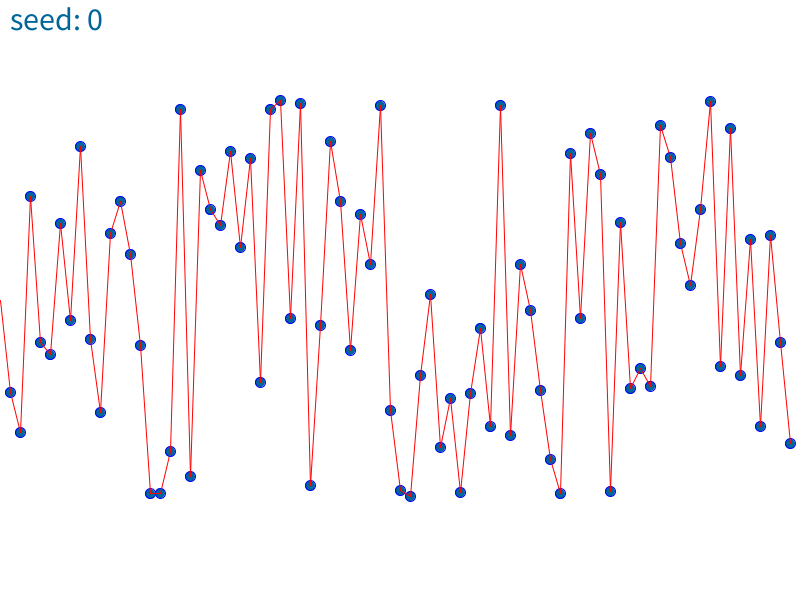
Frame 1 (no input)
Frame 60 (the mouse pressed at the canvas centre just before this capture): identical to frame 1, image omitted
Frame 120 (the mouse held since frame 60 and released just before this capture): identical to frame 1, image omitted

The Processing sketch that drew this single still picture (run headless with seeded random() and noise(); from frame 60 on, the mouse is pressed at the canvas centre):

// Processing sketch: randomSignalVarySeed
// ── randomSignalVarySeed.pde
int seed = 0;

void setup() {
  size(800, 600);
  smooth();
  textSize(32);
}

void draw() {
  background(255); 
  fill(0, 102, 153);
  text("seed: " +seed, 10, 30); 
  translate(0, height/2);
  randomSeed(seed);

  float prevX = 0;
  float prevY = 0;  

  for (int x = 10; x < width; x+=10) {
    float y = random(-200, 200);      

    stroke(0, 0, 255);
    ellipse(x, y, 10, 10);
    stroke(255, 0, 0);
    line(prevX, prevY, x, y);
    prevX = x;
    prevY = y;
  }
}

void keyPressed() {
  if (key == 'n') {
    seed++;
  }
}
